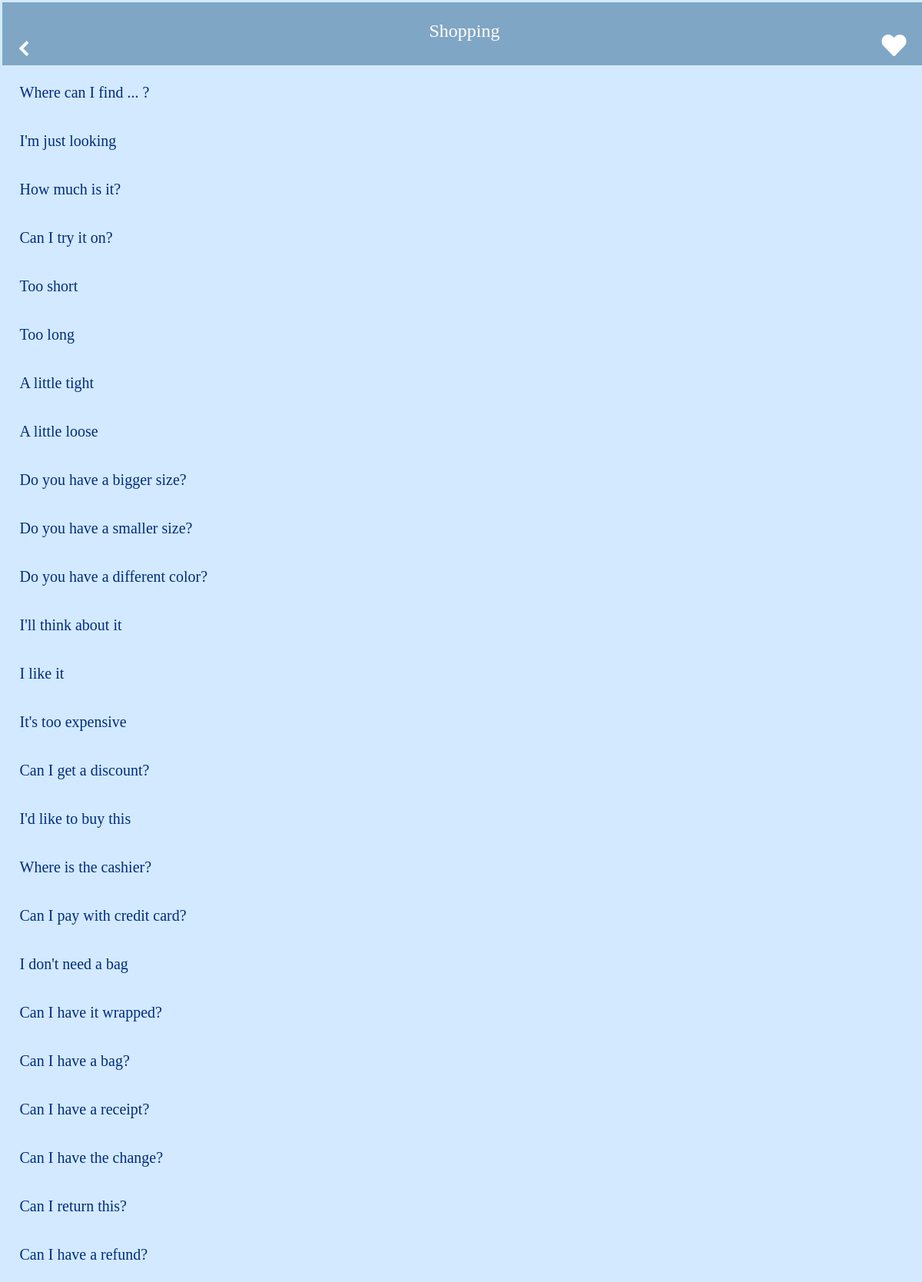
The app's page /scene_2, older data.
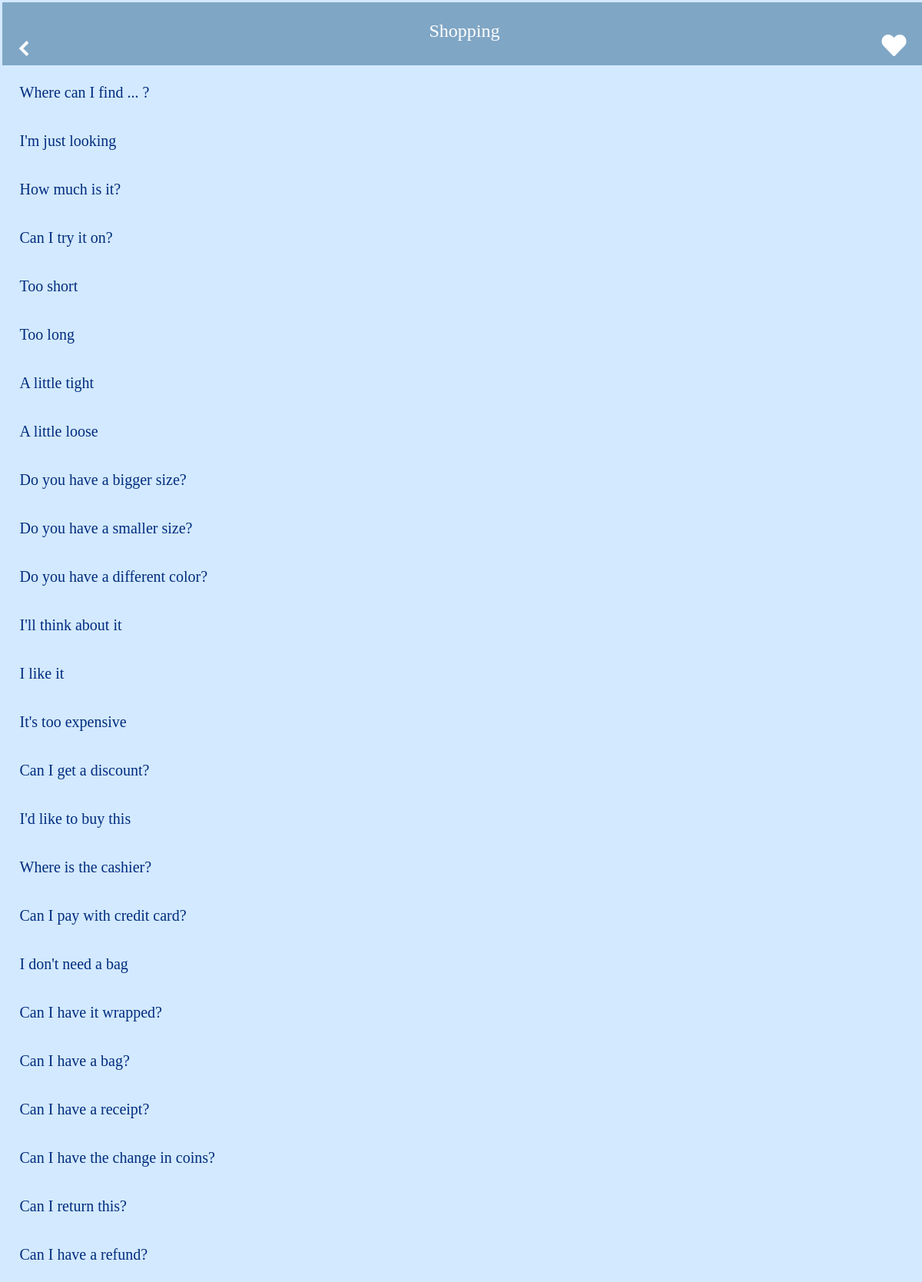
The same page, newer data.
### tables this page shows
CREATE TABLE "shopping" (
	"id"	INTEGER,
	"english"	TEXT,
	"japanese"	TEXT,
	"pronunciation"	TEXT,
	PRIMARY KEY("id" AUTOINCREMENT)
);

### app.py (the view)
@app.route("/scene_2")
def scene_2():
    conn = sqlite3.connect("scene_words.db")
    c = conn.cursor()
    word_info = []
    c.execute(
        'SELECT id, english, japanese, pronunciation from shopping ORDER BY id')
    for row in c.fetchall():
        word_info.append(
            {"id": row[0], "english": row[1], "japanese": row[2], "pronunciation": row[3]})
    c.close()
    print(word_info)
    return render_template("scene_2.html", html_word_info=word_info)

### templates/scene_2.html (shortened to what this page needs)
{% extends 'scene_base.html' %} {% block content %}
<body>
  <header>
    <div class="header_container">
      <div class="title1">
        <h3>Shopping</h3>
      </div>
      <div class="title2">
        <div class="like">
        <a href="/bookmark"><i id="like_icon" class="fas fa-heart fa-2x"></i></a>
        </div>
      </div>
      <div class="title3">
        <div class="back_icon">
          <a href="/"><img src="/static/img/back1.png"></a>
        </div>
      </div>
    </div>
  </header>
  <article>
    {% for item in html_word_info %}
    <ul class="menu">
      <li class="menu__item">
        <a class="menu__item__link js-menu__item__link" href="">{{item["english"]}}</a>
      </li>
    </ul>
    {% endfor %}
  </article>
</body>
{% endblock %}

### templates/scene_base.html (shortened to what this page needs)
<!DOCTYPE html>
<html lang="ja">
<head>
  <link rel="stylesheet" type="text/css" href="/static/style_scene.css">
  <link rel="stylesheet" href="https://use.fontawesome.com/releases/v5.6.1/css/all.css">
<link rel="stylesheet" href="https://cdnjs.cloudflare.com/ajax/libs/drawer/3.2.2/css/drawer.min.css">
</head>
  {% block content %}
  {% endblock %}
</html>

### static/style_scene.css (style rules this page uses)
html, body, div, span, applet, object, iframe, h1, h2, h3, h4, h5, h6, p, blockquote, pre, a, abbr, acronym, address, big, cite, code, del, dfn, em, img, ins, kbd, q, s, samp, small, strike, strong, sub, sup, tt, var, b, u, i, center, dl, dt, dd, ol, ul, li, fieldset, form, label, legend, table, caption, tbody, tfoot, thead, tr, th, td, article, aside, canvas, details, embed, figure, figcaption, footer, header, hgroup, menu, nav, output, ruby, section, summary, time, mark, audio, video { margin: 0; padding: 1.5px; border: 0; font-size: 100%; font: inherit; vertical-align: baseline; }
article, aside, details, figcaption, figure, footer, header, hgroup, menu, nav, section { display: block; }
body { line-height: 1; }
ol, ul { list-style: none; }
html { overflow-y: scroll; }
header { background-color: #80A6C5; width: 100%; position: fixed; z-index: 99; text-align: center; }
header h3 { color: white; font-size: 24px; padding-top: 20px; }
article { margin-top: 84px; }
.back_icon { color: #fff; position: fixed; top: 50px; left: 16px; }
.back_icon a img { height: 20px; width: 20px; }
.menu__item { background: #d3e9ff; color: white; cursor: pointer; display: block; margin-bottom: 1px; position: relative; border-bottom-color: #22669e; }
.menu__item__link { color: rgb(0, 44, 126); display: block; padding: 18px; font-size: 20px; text-decoration: none; }
.like { color: #fff; position: fixed; top: 40px; right: 16px; }
#like_icon { color: #fff; }
body { background-color: #d3e9ff; }
.header_container { display: flex; height: 76px; justify-content: space-around; }
.title1 { order: 2; }
.title2 { order: 3; }

Row changes from the older to the newer data that the page shows:
changed shopping: english "Can I have the change?" → "Can I have the change in coins?"
